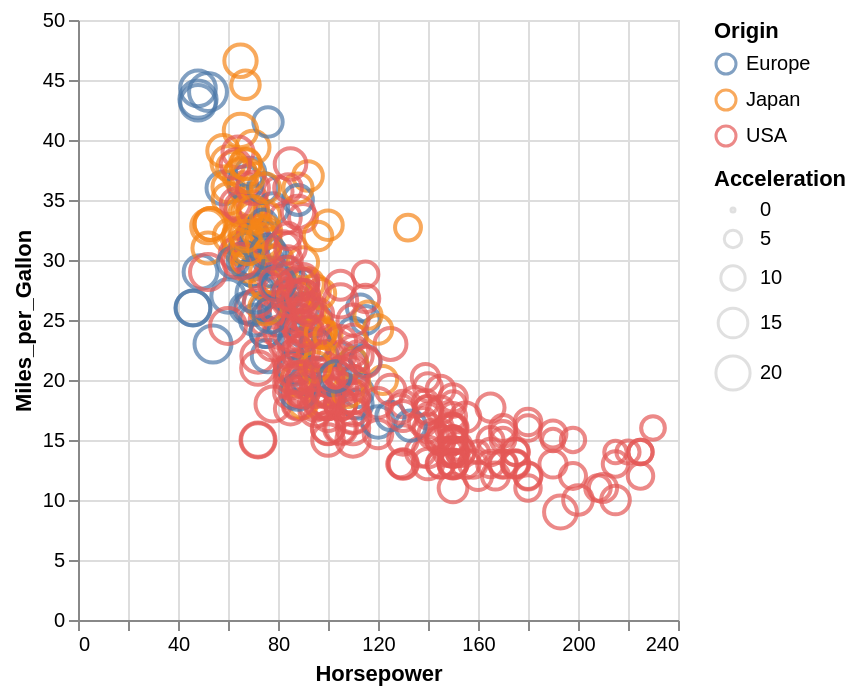

Here is the notebook cell this chart was saved with:
### Code cell
#| label: my-plot

points

### Figure 1 — Vega-Lite specification as saved in the notebook (floating-point values rounded to 4 significant figures; data arrays with more than 128 entries replaced by an {"elided": "..."} marker saying what was removed)
{"config": {"view": {"continuousWidth": 300, "continuousHeight": 300}}, "data": {"name": "data-583e73726c1545c56c203344161a975c"}, "mark": {"type": "point"}, "encoding": {"color": {"condition": {"param": "param_1", "field": "Origin", "type": "nominal"}, "value": "lightgray"}, "size": {"field": "Acceleration", "type": "quantitative"}, "x": {"field": "Horsepower", "type": "quantitative"}, "y": {"field": "Miles_per_Gallon", "type": "quantitative"}}, "params": [{"name": "param_1", "select": {"type": "interval", "encodings": ["x"]}}], "$schema": "https://vega.github.io/schema/vega-lite/v5.17.0.json", "datasets": {"data-583e73726c1545c56c203344161a975c": {"elided": "406 records"}}}
